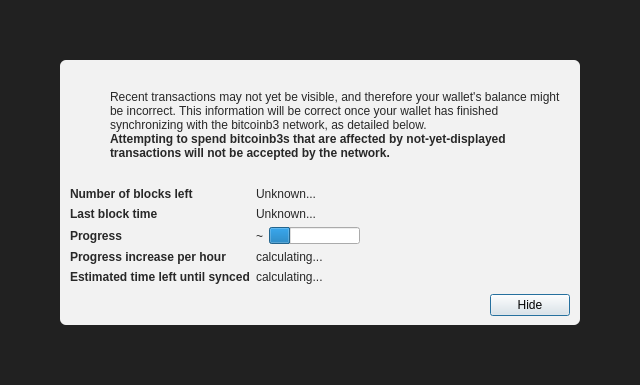
<?xml version="1.0" encoding="UTF-8"?>
<ui version="4.0">
 <class>ModalOverlay</class>
 <widget class="ModalOverlay" name="ModalOverlay">
  <property name="geometry">
   <rect>
    <x>0</x>
    <y>0</y>
    <width>640</width>
    <height>385</height>
   </rect>
  </property>
  <property name="windowTitle">
   <string>Form</string>
  </property>
  <layout class="QVBoxLayout" name="verticalLayout" stretch="0">
   <property name="sizeConstraint">
    <enum>QLayout::SetDefaultConstraint</enum>
   </property>
   <property name="leftMargin">
    <number>0</number>
   </property>
   <property name="topMargin">
    <number>0</number>
   </property>
   <property name="rightMargin">
    <number>0</number>
   </property>
   <property name="bottomMargin">
    <number>0</number>
   </property>
   <item>
    <widget class="QWidget" name="bgWidget" native="true">
     <property name="styleSheet">
      <string notr="true">#bgWidget { background: rgba(0,0,0,220); }</string>
     </property>
     <layout class="QVBoxLayout" name="verticalLayoutMain" stretch="1">
      <property name="leftMargin">
       <number>60</number>
      </property>
      <property name="topMargin">
       <number>60</number>
      </property>
      <property name="rightMargin">
       <number>60</number>
      </property>
      <property name="bottomMargin">
       <number>60</number>
      </property>
      <item>
       <widget class="QWidget" name="contentWidget" native="true">
        <property name="styleSheet">
         <string notr="true">#contentWidget { background: rgba(255,255,255,240); border-radius: 6px; }

QLabel { color: rgb(40,40,40);  }</string>
        </property>
        <layout class="QVBoxLayout" name="verticalLayoutSub" stretch="1,0,0,0">
         <property name="spacing">
          <number>0</number>
         </property>
         <property name="leftMargin">
          <number>10</number>
         </property>
         <property name="topMargin">
          <number>10</number>
         </property>
         <property name="rightMargin">
          <number>10</number>
         </property>
         <property name="bottomMargin">
          <number>10</number>
         </property>
         <item>
          <layout class="QHBoxLayout" name="horizontalLayoutIconText" stretch="0,1">
           <property name="topMargin">
            <number>20</number>
           </property>
           <item>
            <layout class="QVBoxLayout" name="verticalLayoutIcon">
             <property name="leftMargin">
              <number>0</number>
             </property>
             <item>
              <widget class="QPushButton" name="warningIcon">
               <property name="enabled">
                <bool>false</bool>
               </property>
               <property name="text">
                <string/>
               </property>
               <property name="icon">
                <iconset>
                 <normaloff>:/icons/warning</normaloff>
                 <disabledoff>:/icons/warning</disabledoff>:/icons/warning</iconset>
               </property>
               <property name="iconSize">
                <size>
                 <width>48</width>
                 <height>48</height>
                </size>
               </property>
               <property name="flat">
                <bool>true</bool>
               </property>
              </widget>
             </item>
             <item>
              <spacer name="verticalSpacerWarningIcon">
               <property name="orientation">
                <enum>Qt::Vertical</enum>
               </property>
               <property name="sizeHint" stdset="0">
                <size>
                 <width>20</width>
                 <height>40</height>
                </size>
               </property>
              </spacer>
             </item>
            </layout>
           </item>
           <item>
            <layout class="QVBoxLayout" name="verticalLayoutInfoText">
             <property name="leftMargin">
              <number>0</number>
             </property>
             <property name="topMargin">
              <number>0</number>
             </property>
             <item>
              <widget class="QLabel" name="infoText">
               <property name="text">
                <string>Recent transactions may not yet be visible, and therefore your wallet's balance might be incorrect. This information will be correct once your wallet has finished synchronizing with the bitcoinb3 network, as detailed below.</string>
               </property>
               <property name="textFormat">
                <enum>Qt::RichText</enum>
               </property>
               <property name="wordWrap">
                <bool>true</bool>
               </property>
              </widget>
             </item>
             <item>
              <widget class="QLabel" name="infoTextStrong">
               <property name="font">
                <font>
                 <weight>75</weight>
                 <bold>true</bold>
                </font>
               </property>
               <property name="text">
                <string>Attempting to spend bitcoinb3s that are affected by not-yet-displayed transactions will not be accepted by the network.</string>
               </property>
               <property name="textFormat">
                <enum>Qt::RichText</enum>
               </property>
               <property name="wordWrap">
                <bool>true</bool>
               </property>
              </widget>
             </item>
             <item>
              <spacer name="verticalSpacerInTextSpace">
               <property name="orientation">
                <enum>Qt::Vertical</enum>
               </property>
               <property name="sizeHint" stdset="0">
                <size>
                 <width>20</width>
                 <height>40</height>
                </size>
               </property>
              </spacer>
             </item>
            </layout>
           </item>
          </layout>
         </item>
         <item>
          <spacer name="verticalSpacerAfterText">
           <property name="orientation">
            <enum>Qt::Vertical</enum>
           </property>
           <property name="sizeHint" stdset="0">
            <size>
             <width>20</width>
             <height>40</height>
            </size>
           </property>
          </spacer>
         </item>
         <item>
          <layout class="QFormLayout" name="formLayout">
           <property name="fieldGrowthPolicy">
            <enum>QFormLayout::FieldsStayAtSizeHint</enum>
           </property>
           <property name="horizontalSpacing">
            <number>6</number>
           </property>
           <property name="verticalSpacing">
            <number>6</number>
           </property>
           <property name="topMargin">
            <number>10</number>
           </property>
           <item row="0" column="0">
            <widget class="QLabel" name="labelNumberOfBlocksLeft">
             <property name="font">
              <font>
               <weight>75</weight>
               <bold>true</bold>
              </font>
             </property>
             <property name="text">
              <string>Number of blocks left</string>
             </property>
            </widget>
           </item>
           <item row="0" column="1">
            <widget class="QLabel" name="numberOfBlocksLeft">
             <property name="text">
              <string>Unknown...</string>
             </property>
            </widget>
           </item>
           <item row="1" column="0">
            <widget class="QLabel" name="labelLastBlockTime">
             <property name="font">
              <font>
               <weight>75</weight>
               <bold>true</bold>
              </font>
             </property>
             <property name="text">
              <string>Last block time</string>
             </property>
            </widget>
           </item>
           <item row="1" column="1">
            <widget class="QLabel" name="newestBlockDate">
             <property name="sizePolicy">
              <sizepolicy hsizetype="Maximum" vsizetype="Preferred">
               <horstretch>0</horstretch>
               <verstretch>0</verstretch>
              </sizepolicy>
             </property>
             <property name="text">
              <string>Unknown...</string>
             </property>
            </widget>
           </item>
           <item row="2" column="0">
            <widget class="QLabel" name="labelSyncDone">
             <property name="font">
              <font>
               <weight>75</weight>
               <bold>true</bold>
              </font>
             </property>
             <property name="text">
              <string>Progress</string>
             </property>
            </widget>
           </item>
           <item row="2" column="1">
            <layout class="QHBoxLayout" name="horizontalLayoutSync" stretch="0,1">
             <item>
              <widget class="QLabel" name="percentageProgress">
               <property name="text">
                <string notr="true">~</string>
               </property>
              </widget>
             </item>
             <item>
              <widget class="QProgressBar" name="progressBar">
               <property name="value">
                <number>24</number>
               </property>
               <property name="format">
                <string/>
               </property>
              </widget>
             </item>
            </layout>
           </item>
           <item row="4" column="0">
            <widget class="QLabel" name="labelProgressIncrease">
             <property name="font">
              <font>
               <weight>75</weight>
               <bold>true</bold>
              </font>
             </property>
             <property name="text">
              <string>Progress increase per hour</string>
             </property>
            </widget>
           </item>
           <item row="4" column="1">
            <widget class="QLabel" name="progressIncreasePerH">
             <property name="text">
              <string>calculating...</string>
             </property>
            </widget>
           </item>
           <item row="5" column="0">
            <widget class="QLabel" name="labelEstimatedTimeLeft">
             <property name="font">
              <font>
               <weight>75</weight>
               <bold>true</bold>
              </font>
             </property>
             <property name="text">
              <string>Estimated time left until synced</string>
             </property>
            </widget>
           </item>
           <item row="5" column="1">
            <widget class="QLabel" name="expectedTimeLeft">
             <property name="text">
              <string>calculating...</string>
             </property>
            </widget>
           </item>
          </layout>
         </item>
         <item>
          <layout class="QHBoxLayout" name="horizontalLayoutButtons">
           <property name="leftMargin">
            <number>10</number>
           </property>
           <property name="topMargin">
            <number>10</number>
           </property>
           <item>
            <spacer name="horizontalSpacer">
             <property name="orientation">
              <enum>Qt::Horizontal</enum>
             </property>
             <property name="sizeHint" stdset="0">
              <size>
               <width>40</width>
               <height>20</height>
              </size>
             </property>
            </spacer>
           </item>
           <item>
            <widget class="QPushButton" name="closeButton">
             <property name="text">
              <string>Hide</string>
             </property>
             <property name="focusPolicy">
              <enum>Qt::StrongFocus</enum>
             </property>
             <property name="default">
              <bool>true</bool>
             </property>
            </widget>
           </item>
          </layout>
         </item>
        </layout>
       </widget>
      </item>
     </layout>
    </widget>
   </item>
  </layout>
 </widget>
 <customwidgets>
  <customwidget>
   <class>ModalOverlay</class>
   <extends>QWidget</extends>
   <header>qt/modaloverlay.h</header>
   <container>1</container>
  </customwidget>
 </customwidgets>
 <resources/>
 <connections/>
</ui>
